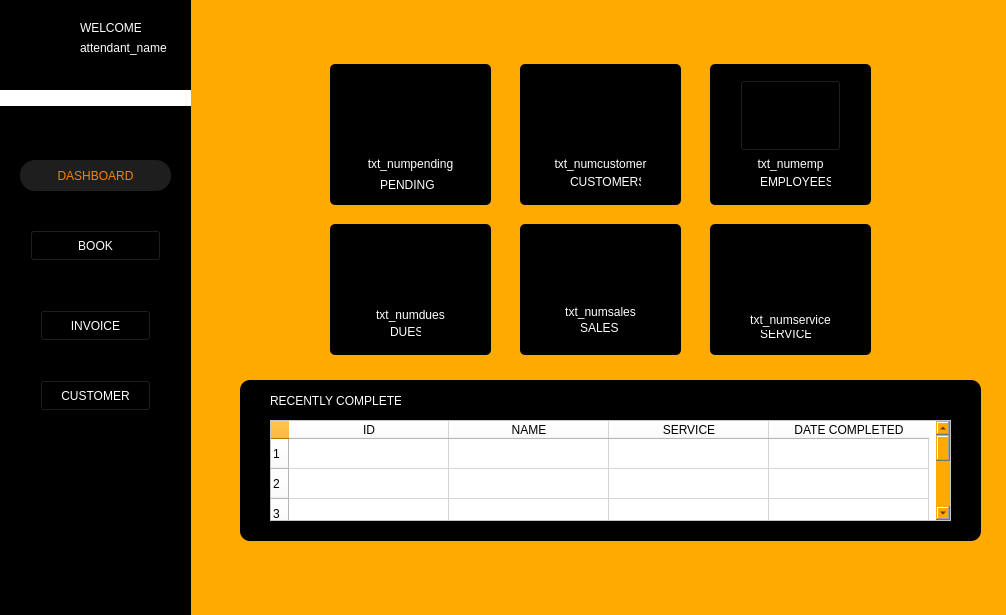
<?xml version="1.0" encoding="UTF-8"?>
<ui version="4.0">
 <class>DashboardWindow</class>
 <widget class="QWidget" name="DashboardWindow">
  <property name="geometry">
   <rect>
    <x>0</x>
    <y>0</y>
    <width>1006</width>
    <height>615</height>
   </rect>
  </property>
  <property name="windowTitle">
   <string>Dashboard</string>
  </property>
  <property name="styleSheet">
   <string notr="true">background-color: rgb(255, 170, 0);</string>
  </property>
  <widget class="QLabel" name="label_2">
   <property name="geometry">
    <rect>
     <x>0</x>
     <y>90</y>
     <width>191</width>
     <height>16</height>
    </rect>
   </property>
   <property name="styleSheet">
    <string notr="true">background-color: rgb(255, 255, 255);</string>
   </property>
   <property name="text">
    <string/>
   </property>
  </widget>
  <widget class="QLabel" name="attendant_name">
   <property name="geometry">
    <rect>
     <x>80</x>
     <y>40</y>
     <width>91</width>
     <height>16</height>
    </rect>
   </property>
   <property name="styleSheet">
    <string notr="true">color: rgb(255, 255, 255);
background-color: rgb(0, 0, 0);
</string>
   </property>
   <property name="text">
    <string>attendant_name</string>
   </property>
  </widget>
  <widget class="QPushButton" name="btn_customer">
   <property name="geometry">
    <rect>
     <x>40</x>
     <y>380</y>
     <width>111</width>
     <height>31</height>
    </rect>
   </property>
   <property name="styleSheet">
    <string notr="true">color: rgb(255, 255, 255);
background-color: rgb(0, 0, 0);</string>
   </property>
   <property name="text">
    <string>CUSTOMER</string>
   </property>
  </widget>
  <widget class="QPushButton" name="btn_dashboard">
   <property name="geometry">
    <rect>
     <x>20</x>
     <y>160</y>
     <width>151</width>
     <height>31</height>
    </rect>
   </property>
   <property name="styleSheet">
    <string notr="true">border-style: none;
color: #FC8100;
border-radius: 15px;
background-color: #1E1E1E;
</string>
   </property>
   <property name="text">
    <string>DASHBOARD</string>
   </property>
  </widget>
  <widget class="QPushButton" name="btn_books">
   <property name="geometry">
    <rect>
     <x>30</x>
     <y>230</y>
     <width>131</width>
     <height>31</height>
    </rect>
   </property>
   <property name="styleSheet">
    <string notr="true">color: rgb(255, 255, 255);
background-color: rgb(0, 0, 0);
</string>
   </property>
   <property name="text">
    <string>BOOK</string>
   </property>
  </widget>
  <widget class="QPushButton" name="btn_invoice">
   <property name="geometry">
    <rect>
     <x>40</x>
     <y>310</y>
     <width>111</width>
     <height>31</height>
    </rect>
   </property>
   <property name="styleSheet">
    <string notr="true">color: rgb(255, 255, 255);
background-color: rgb(0, 0, 0);</string>
   </property>
   <property name="text">
    <string>INVOICE</string>
   </property>
  </widget>
  <widget class="QPushButton" name="btn_settings">
   <property name="geometry">
    <rect>
     <x>10</x>
     <y>510</y>
     <width>31</width>
     <height>24</height>
    </rect>
   </property>
   <property name="styleSheet">
    <string notr="true">border-style: none;
background-color: rgb(0, 0, 0);</string>
   </property>
   <property name="text">
    <string/>
   </property>
   <property name="icon">
    <iconset>
     <normaloff>../img/settingsIM.png</normaloff>../img/settingsIM.png</iconset>
   </property>
   <property name="iconSize">
    <size>
     <width>20</width>
     <height>20</height>
    </size>
   </property>
  </widget>
  <widget class="QLabel" name="label_3">
   <property name="geometry">
    <rect>
     <x>0</x>
     <y>0</y>
     <width>191</width>
     <height>621</height>
    </rect>
   </property>
   <property name="styleSheet">
    <string notr="true">background-color: rgb(0, 0, 0);</string>
   </property>
   <property name="text">
    <string/>
   </property>
  </widget>
  <widget class="QLabel" name="label_13">
   <property name="geometry">
    <rect>
     <x>80</x>
     <y>20</y>
     <width>61</width>
     <height>16</height>
    </rect>
   </property>
   <property name="styleSheet">
    <string notr="true">color: rgb(255, 255, 255);
background-color: rgb(0, 0, 0);</string>
   </property>
   <property name="text">
    <string>WELCOME</string>
   </property>
  </widget>
  <widget class="QLabel" name="label_33">
   <property name="geometry">
    <rect>
     <x>20</x>
     <y>20</y>
     <width>41</width>
     <height>41</height>
    </rect>
   </property>
   <property name="styleSheet">
    <string notr="true">border-style: none;
background-color: black;
</string>
   </property>
   <property name="text">
    <string/>
   </property>
   <property name="pixmap">
    <pixmap>../img/ARMS_LGO(1).png</pixmap>
   </property>
   <property name="scaledContents">
    <bool>true</bool>
   </property>
  </widget>
  <widget class="QLabel" name="label_34">
   <property name="geometry">
    <rect>
     <x>240</x>
     <y>380</y>
     <width>741</width>
     <height>161</height>
    </rect>
   </property>
   <property name="styleSheet">
    <string notr="true">background-color: rgb(0, 0, 0);
border-radius: 10px;</string>
   </property>
   <property name="text">
    <string/>
   </property>
  </widget>
  <widget class="QLabel" name="label_8">
   <property name="geometry">
    <rect>
     <x>270</x>
     <y>390</y>
     <width>131</width>
     <height>21</height>
    </rect>
   </property>
   <property name="styleSheet">
    <string notr="true">color: rgb(255, 255, 255);
background-color: black;
</string>
   </property>
   <property name="text">
    <string>RECENTLY COMPLETED</string>
   </property>
  </widget>
  <widget class="QTableWidget" name="tbl_dashboard">
   <property name="enabled">
    <bool>true</bool>
   </property>
   <property name="geometry">
    <rect>
     <x>270</x>
     <y>420</y>
     <width>681</width>
     <height>101</height>
    </rect>
   </property>
   <property name="autoFillBackground">
    <bool>false</bool>
   </property>
   <property name="styleSheet">
    <string notr="true">background-color: white</string>
   </property>
   <property name="editTriggers">
    <set>QAbstractItemView::NoEditTriggers</set>
   </property>
   <property name="rowCount">
    <number>10</number>
   </property>
   <attribute name="horizontalHeaderDefaultSectionSize">
    <number>160</number>
   </attribute>
   <row/>
   <row/>
   <row/>
   <row/>
   <row/>
   <row/>
   <row/>
   <row/>
   <row/>
   <row/>
   <column>
    <property name="text">
     <string>ID</string>
    </property>
   </column>
   <column>
    <property name="text">
     <string>NAME</string>
    </property>
   </column>
   <column>
    <property name="text">
     <string>SERVICE</string>
    </property>
   </column>
   <column>
    <property name="text">
     <string>DATE COMPLETED</string>
    </property>
   </column>
  </widget>
  <widget class="QLabel" name="label_22">
   <property name="geometry">
    <rect>
     <x>330</x>
     <y>64</y>
     <width>161</width>
     <height>141</height>
    </rect>
   </property>
   <property name="styleSheet">
    <string notr="true">background-color: rgb(0, 0, 0);
border-radius: 5px;</string>
   </property>
   <property name="text">
    <string/>
   </property>
  </widget>
  <widget class="QLabel" name="label_26">
   <property name="geometry">
    <rect>
     <x>330</x>
     <y>224</y>
     <width>161</width>
     <height>131</height>
    </rect>
   </property>
   <property name="styleSheet">
    <string notr="true">background-color: rgb(0, 0, 0);
color: rgb(255, 255, 255);
border-radius: 5px;</string>
   </property>
   <property name="text">
    <string/>
   </property>
  </widget>
  <widget class="QLabel" name="txt_numservice">
   <property name="geometry">
    <rect>
     <x>730</x>
     <y>310</y>
     <width>121</width>
     <height>20</height>
    </rect>
   </property>
   <property name="styleSheet">
    <string notr="true">background-color: rgb(0, 0, 0);
color: rgb(255, 255, 255);</string>
   </property>
   <property name="text">
    <string>txt_numservice</string>
   </property>
   <property name="alignment">
    <set>Qt::AlignCenter</set>
   </property>
  </widget>
  <widget class="QLabel" name="txt_numemp">
   <property name="geometry">
    <rect>
     <x>730</x>
     <y>154</y>
     <width>121</width>
     <height>20</height>
    </rect>
   </property>
   <property name="styleSheet">
    <string notr="true">background-color: rgb(0, 0, 0);
color: rgb(255, 255, 255);</string>
   </property>
   <property name="text">
    <string>txt_numemp</string>
   </property>
   <property name="alignment">
    <set>Qt::AlignCenter</set>
   </property>
  </widget>
  <widget class="QLabel" name="label_29">
   <property name="geometry">
    <rect>
     <x>370</x>
     <y>80</y>
     <width>81</width>
     <height>71</height>
    </rect>
   </property>
   <property name="styleSheet">
    <string notr="true">background-color: rgb(0, 0, 0);
color: rgb(255, 255, 255);
border-radius: 5px;</string>
   </property>
   <property name="text">
    <string/>
   </property>
   <property name="pixmap">
    <pixmap>../img/customers.svg</pixmap>
   </property>
   <property name="scaledContents">
    <bool>true</bool>
   </property>
  </widget>
  <widget class="QLabel" name="label_25">
   <property name="geometry">
    <rect>
     <x>370</x>
     <y>234</y>
     <width>71</width>
     <height>71</height>
    </rect>
   </property>
   <property name="autoFillBackground">
    <bool>false</bool>
   </property>
   <property name="styleSheet">
    <string notr="true">background-color: rgb(0, 0, 0);
color: rgb(255, 255, 255);
border-radius: 5px;</string>
   </property>
   <property name="text">
    <string/>
   </property>
   <property name="pixmap">
    <pixmap>../img/Notification bell.png</pixmap>
   </property>
   <property name="scaledContents">
    <bool>true</bool>
   </property>
  </widget>
  <widget class="QLabel" name="Customers">
   <property name="geometry">
    <rect>
     <x>570</x>
     <y>174</y>
     <width>71</width>
     <height>16</height>
    </rect>
   </property>
   <property name="styleSheet">
    <string notr="true">color: rgb(255, 255, 255);
background-color: rgb(0, 0, 0);</string>
   </property>
   <property name="text">
    <string>CUSTOMERS</string>
   </property>
  </widget>
  <widget class="QLabel" name="txt_numpending">
   <property name="geometry">
    <rect>
     <x>350</x>
     <y>154</y>
     <width>121</width>
     <height>20</height>
    </rect>
   </property>
   <property name="styleSheet">
    <string notr="true">background-color: rgb(0, 0, 0);
color: rgb(255, 255, 255);</string>
   </property>
   <property name="text">
    <string>txt_numpending</string>
   </property>
   <property name="alignment">
    <set>Qt::AlignCenter</set>
   </property>
  </widget>
  <widget class="QLabel" name="label_27">
   <property name="geometry">
    <rect>
     <x>520</x>
     <y>224</y>
     <width>161</width>
     <height>131</height>
    </rect>
   </property>
   <property name="styleSheet">
    <string notr="true">background-color: rgb(0, 0, 0);
color: rgb(255, 255, 255);
border-radius: 5px;</string>
   </property>
   <property name="text">
    <string/>
   </property>
  </widget>
  <widget class="QLabel" name="label_83">
   <property name="geometry">
    <rect>
     <x>750</x>
     <y>234</y>
     <width>81</width>
     <height>71</height>
    </rect>
   </property>
   <property name="styleSheet">
    <string notr="true">background-color: rgb(0, 0, 0);</string>
   </property>
   <property name="text">
    <string/>
   </property>
   <property name="pixmap">
    <pixmap>../img/Services.png</pixmap>
   </property>
   <property name="scaledContents">
    <bool>true</bool>
   </property>
  </widget>
  <widget class="QLabel" name="label_6">
   <property name="geometry">
    <rect>
     <x>380</x>
     <y>174</y>
     <width>61</width>
     <height>21</height>
    </rect>
   </property>
   <property name="styleSheet">
    <string notr="true">color: rgb(255, 255, 255);
background-color: rgb(0, 0, 0);</string>
   </property>
   <property name="text">
    <string>PENDING</string>
   </property>
  </widget>
  <widget class="QLabel" name="label_30">
   <property name="geometry">
    <rect>
     <x>560</x>
     <y>74</y>
     <width>81</width>
     <height>81</height>
    </rect>
   </property>
   <property name="styleSheet">
    <string notr="true">background-color: rgb(0, 0, 0);
color: rgb(255, 255, 255);
border-radius: 5px;</string>
   </property>
   <property name="text">
    <string/>
   </property>
   <property name="pixmap">
    <pixmap>../img/customers_icon.svg</pixmap>
   </property>
   <property name="scaledContents">
    <bool>true</bool>
   </property>
  </widget>
  <widget class="QLabel" name="label_5">
   <property name="geometry">
    <rect>
     <x>390</x>
     <y>324</y>
     <width>31</width>
     <height>16</height>
    </rect>
   </property>
   <property name="styleSheet">
    <string notr="true">color: rgb(255, 255, 255);
background-color: rgb(0, 0, 0);</string>
   </property>
   <property name="text">
    <string>DUES</string>
   </property>
  </widget>
  <widget class="QPushButton" name="pushButton_5">
   <property name="geometry">
    <rect>
     <x>740</x>
     <y>80</y>
     <width>101</width>
     <height>71</height>
    </rect>
   </property>
   <property name="styleSheet">
    <string notr="true">background-color: rgb(0, 0, 0);
</string>
   </property>
   <property name="text">
    <string/>
   </property>
   <property name="icon">
    <iconset>
     <normaloff>../img/Employees.png</normaloff>../img/Employees.png</iconset>
   </property>
   <property name="iconSize">
    <size>
     <width>80</width>
     <height>80</height>
    </size>
   </property>
   <property name="checkable">
    <bool>false</bool>
   </property>
  </widget>
  <widget class="QLabel" name="txt_numsales">
   <property name="geometry">
    <rect>
     <x>560</x>
     <y>304</y>
     <width>81</width>
     <height>16</height>
    </rect>
   </property>
   <property name="styleSheet">
    <string notr="true">background-color: rgb(0, 0, 0);
color: rgb(255, 255, 255);</string>
   </property>
   <property name="text">
    <string>txt_numsales</string>
   </property>
   <property name="alignment">
    <set>Qt::AlignCenter</set>
   </property>
  </widget>
  <widget class="QLabel" name="label_7">
   <property name="geometry">
    <rect>
     <x>760</x>
     <y>324</y>
     <width>51</width>
     <height>20</height>
    </rect>
   </property>
   <property name="styleSheet">
    <string notr="true">color: rgb(255, 255, 255);
background-color: rgb(0, 0, 0);</string>
   </property>
   <property name="text">
    <string>SERVICES</string>
   </property>
  </widget>
  <widget class="QLabel" name="txt_numdues">
   <property name="geometry">
    <rect>
     <x>350</x>
     <y>304</y>
     <width>121</width>
     <height>21</height>
    </rect>
   </property>
   <property name="styleSheet">
    <string notr="true">background-color: rgb(0, 0, 0);
color: rgb(255, 255, 255);</string>
   </property>
   <property name="text">
    <string>txt_numdues</string>
   </property>
   <property name="alignment">
    <set>Qt::AlignCenter</set>
   </property>
  </widget>
  <widget class="QLabel" name="label_31">
   <property name="geometry">
    <rect>
     <x>560</x>
     <y>234</y>
     <width>81</width>
     <height>71</height>
    </rect>
   </property>
   <property name="styleSheet">
    <string notr="true">background-color: rgb(0, 0, 0);
color: rgb(255, 255, 255);
border-radius: 5px;</string>
   </property>
   <property name="text">
    <string/>
   </property>
   <property name="pixmap">
    <pixmap>../img/sales.svg</pixmap>
   </property>
   <property name="scaledContents">
    <bool>true</bool>
   </property>
   <property name="wordWrap">
    <bool>false</bool>
   </property>
  </widget>
  <widget class="QLabel" name="label_4">
   <property name="geometry">
    <rect>
     <x>760</x>
     <y>174</y>
     <width>71</width>
     <height>16</height>
    </rect>
   </property>
   <property name="styleSheet">
    <string notr="true">color: rgb(255, 255, 255);
background-color: rgb(0, 0, 0);</string>
   </property>
   <property name="text">
    <string>EMPLOYEES</string>
   </property>
  </widget>
  <widget class="QLabel" name="label_28">
   <property name="geometry">
    <rect>
     <x>710</x>
     <y>224</y>
     <width>161</width>
     <height>131</height>
    </rect>
   </property>
   <property name="styleSheet">
    <string notr="true">background-color: rgb(0, 0, 0);
color: rgb(255, 255, 255);
border-radius: 5px;</string>
   </property>
   <property name="text">
    <string/>
   </property>
  </widget>
  <widget class="QLabel" name="label_23">
   <property name="geometry">
    <rect>
     <x>710</x>
     <y>64</y>
     <width>161</width>
     <height>141</height>
    </rect>
   </property>
   <property name="styleSheet">
    <string notr="true">background-color: rgb(0, 0, 0);
color: rgb(255, 255, 255);
border-radius: 5px;</string>
   </property>
   <property name="text">
    <string/>
   </property>
  </widget>
  <widget class="QLabel" name="txt_numcustomer">
   <property name="geometry">
    <rect>
     <x>540</x>
     <y>154</y>
     <width>121</width>
     <height>20</height>
    </rect>
   </property>
   <property name="styleSheet">
    <string notr="true">background-color: rgb(0, 0, 0);
color: rgb(255, 255, 255);</string>
   </property>
   <property name="text">
    <string>txt_numcustomer</string>
   </property>
   <property name="alignment">
    <set>Qt::AlignCenter</set>
   </property>
  </widget>
  <widget class="QLabel" name="label_24">
   <property name="geometry">
    <rect>
     <x>520</x>
     <y>64</y>
     <width>161</width>
     <height>141</height>
    </rect>
   </property>
   <property name="styleSheet">
    <string notr="true">background-color: rgb(0, 0, 0);
color: rgb(255, 255, 255);
border-radius: 5px;</string>
   </property>
   <property name="text">
    <string/>
   </property>
  </widget>
  <widget class="QLabel" name="label_9">
   <property name="geometry">
    <rect>
     <x>580</x>
     <y>320</y>
     <width>41</width>
     <height>16</height>
    </rect>
   </property>
   <property name="styleSheet">
    <string notr="true">color: rgb(255, 255, 255);
background-color: rgb(0, 0, 0);</string>
   </property>
   <property name="text">
    <string>SALES</string>
   </property>
  </widget>
  <zorder>label_28</zorder>
  <zorder>label_23</zorder>
  <zorder>label_24</zorder>
  <zorder>label_3</zorder>
  <zorder>label_2</zorder>
  <zorder>attendant_name</zorder>
  <zorder>btn_customer</zorder>
  <zorder>btn_dashboard</zorder>
  <zorder>btn_books</zorder>
  <zorder>btn_invoice</zorder>
  <zorder>btn_settings</zorder>
  <zorder>label_13</zorder>
  <zorder>label_33</zorder>
  <zorder>label_34</zorder>
  <zorder>label_8</zorder>
  <zorder>tbl_dashboard</zorder>
  <zorder>label_22</zorder>
  <zorder>label_26</zorder>
  <zorder>txt_numemp</zorder>
  <zorder>label_29</zorder>
  <zorder>label_25</zorder>
  <zorder>Customers</zorder>
  <zorder>txt_numpending</zorder>
  <zorder>label_27</zorder>
  <zorder>label_83</zorder>
  <zorder>label_6</zorder>
  <zorder>label_30</zorder>
  <zorder>label_5</zorder>
  <zorder>pushButton_5</zorder>
  <zorder>txt_numsales</zorder>
  <zorder>label_7</zorder>
  <zorder>txt_numdues</zorder>
  <zorder>label_31</zorder>
  <zorder>label_4</zorder>
  <zorder>txt_numcustomer</zorder>
  <zorder>label_9</zorder>
  <zorder>txt_numservice</zorder>
 </widget>
 <resources/>
 <connections/>
</ui>
